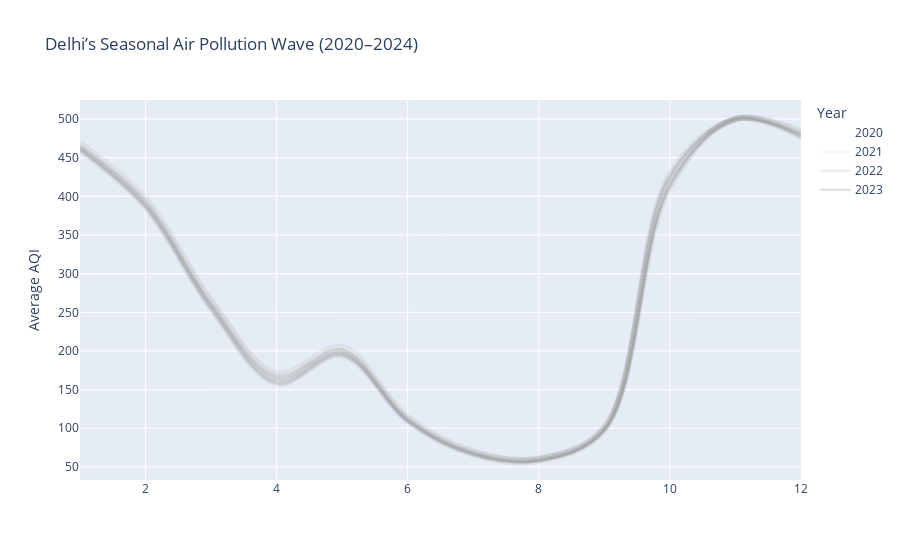

Notebook code cell kept with this figure:
### Code cell
fig.update_layout(hovermode="x unified")

### Figure 1 — Plotly figure (JSON) as saved in the notebook; plotly's stock layout.template omitted (floating-point values rounded to 4 significant figures)
{"data": [{"hovertemplate": "Year=2020<br>=%{x}<br>Average AQI=%{y}<extra></extra>", "legendgroup": "2020", "line": {"color": "rgb(255,255,255)", "dash": "solid", "shape": "spline", "width": 2.5}, "marker": {"symbol": "circle"}, "mode": "lines", "name": "2020", "opacity": 0.45, "orientation": "v", "showlegend": true, "type": "scatter", "x": [1, 2, 3, 4, 5, 6, 7, 8, 9, 10, 11, 12], "xaxis": "x", "y": [468.6, 396.8, 265.8, 170.9, 204.8, 114.7, 70.36, 60.98, 101.8, 420.7, 500.0, 484.1], "yaxis": "y"}, {"hovertemplate": "Year=2021<br>=%{x}<br>Average AQI=%{y}<extra></extra>", "legendgroup": "2021", "line": {"color": "rgb(240,240,240)", "dash": "solid", "shape": "spline", "width": 2.5}, "marker": {"symbol": "circle"}, "mode": "lines", "name": "2021", "opacity": 0.45, "orientation": "v", "showlegend": true, "type": "scatter", "x": [1, 2, 3, 4, 5, 6, 7, 8, 9, 10, 11, 12], "xaxis": "x", "y": [465.3, 392.7, 263.0, 167.3, 200.4, 112.0, 68.74, 60.27, 100.1, 421.7, 500.0, 481.8], "yaxis": "y"}, {"hovertemplate": "Year=2022<br>=%{x}<br>Average AQI=%{y}<extra></extra>", "legendgroup": "2022", "line": {"color": "rgb(217,217,217)", "dash": "solid", "shape": "spline", "width": 2.5}, "marker": {"symbol": "circle"}, "mode": "lines", "name": "2022", "opacity": 0.45, "orientation": "v", "showlegend": true, "type": "scatter", "x": [1, 2, 3, 4, 5, 6, 7, 8, 9, 10, 11, 12], "xaxis": "x", "y": [462.6, 390.0, 258.3, 163.2, 198.0, 110.9, 67.37, 59.97, 99.57, 428.7, 500.0, 479.7], "yaxis": "y"}, {"hovertemplate": "Year=2023<br>=%{x}<br>Average AQI=%{y}<extra></extra>", "legendgroup": "2023", "line": {"color": "rgb(189,189,189)", "dash": "solid", "shape": "spline", "width": 2.5}, "marker": {"symbol": "circle"}, "mode": "lines", "name": "2023", "opacity": 0.45, "orientation": "v", "showlegend": true, "type": "scatter", "x": [1, 2, 3, 4, 5, 6, 7, 8, 9, 10, 11, 12], "xaxis": "x", "y": [459.9, 385.5, 254.6, 158.1, 194.5, 108.7, 65.87, 57.68, 97.68, 412.3, 500.0, 476.7], "yaxis": "y"}, {"hoverinfo": "skip", "line": {"color": "rgba(0,0,0,0.06)", "shape": "spline", "width": 6}, "mode": "lines", "showlegend": false, "type": "scatter", "x": [1, 2, 3, 4, 5, 6, 7, 8, 9, 10, 11, 12], "y": [468.6, 396.8, 265.8, 170.9, 204.8, 114.7, 70.36, 60.98, 101.8, 420.7, 500.0, 484.1]}, {"hoverinfo": "skip", "line": {"color": "rgba(0,0,0,0.06)", "shape": "spline", "width": 6}, "mode": "lines", "showlegend": false, "type": "scatter", "x": [1, 2, 3, 4, 5, 6, 7, 8, 9, 10, 11, 12], "y": [465.3, 392.7, 263.0, 167.3, 200.4, 112.0, 68.74, 60.27, 100.1, 421.7, 500.0, 481.8]}, {"hoverinfo": "skip", "line": {"color": "rgba(0,0,0,0.06)", "shape": "spline", "width": 6}, "mode": "lines", "showlegend": false, "type": "scatter", "x": [1, 2, 3, 4, 5, 6, 7, 8, 9, 10, 11, 12], "y": [462.6, 390.0, 258.3, 163.2, 198.0, 110.9, 67.37, 59.97, 99.57, 428.7, 500.0, 479.7]}, {"hoverinfo": "skip", "line": {"color": "rgba(0,0,0,0.06)", "shape": "spline", "width": 6}, "mode": "lines", "showlegend": false, "type": "scatter", "x": [1, 2, 3, 4, 5, 6, 7, 8, 9, 10, 11, 12], "y": [459.9, 385.5, 254.6, 158.1, 194.5, 108.7, 65.87, 57.68, 97.68, 412.3, 500.0, 476.7]}], "layout": {"hovermode": "x unified", "legend": {"title": {"text": "Year"}, "tracegroupgap": 0}, "title": {"text": "Delhi’s Seasonal Air Pollution Wave (2020–2024)"}, "xaxis": {"anchor": "y", "domain": [0, 1], "title": {"text": ""}}, "yaxis": {"anchor": "x", "domain": [0, 1], "title": {"text": "Average AQI"}}}}
